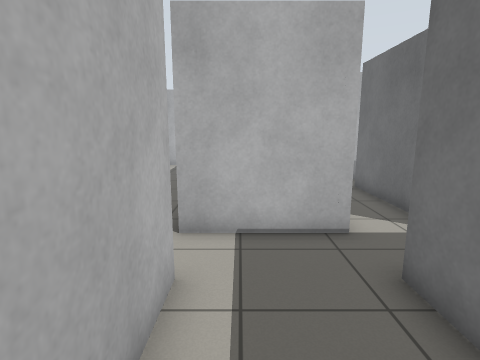
[1] (above)

16 first-person views from a walk through a Gazebo world. The camera is 1.2 m above the floor, tilts 10° down and sees 80° across. The floor is counted in squares, 0.5 m on a side. Each view is taken from the middle of a square. On the plan, view 1 faces up. The plan holds only what a view shows up to about 18 squares ahead; the rest is blank.

[2]
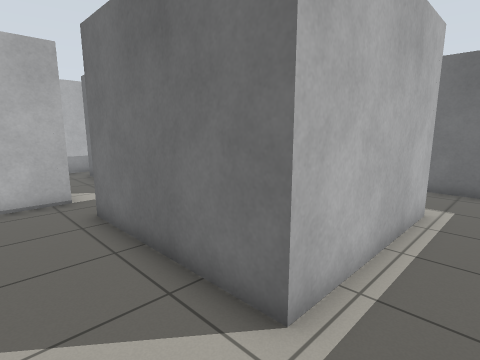

[3]
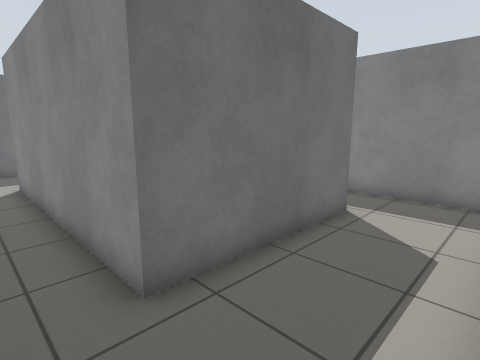

[4]
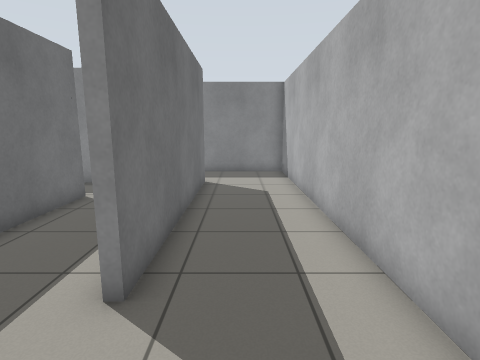

[5]
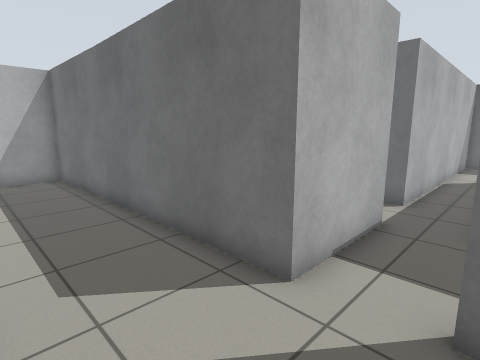

[6]
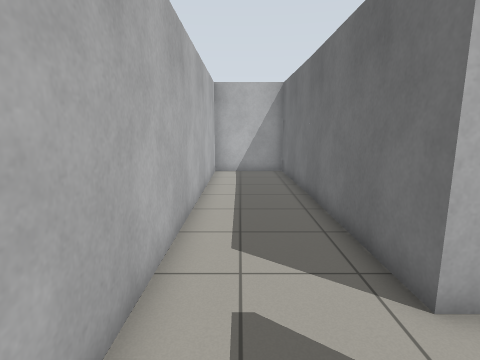

[7]
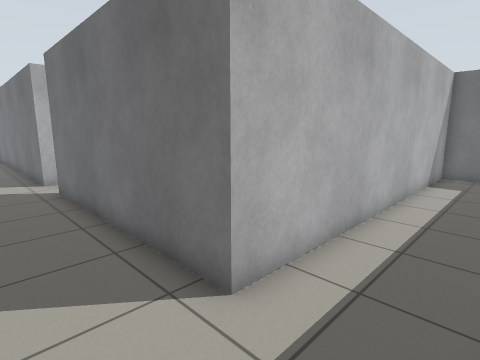

[8]
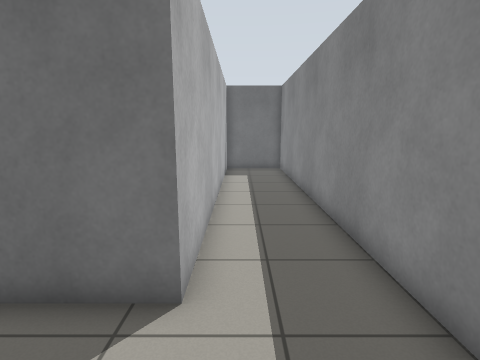

[9]
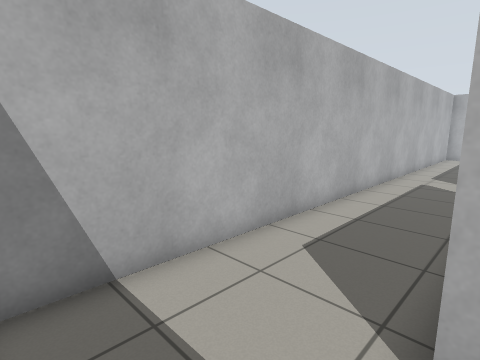

[10]
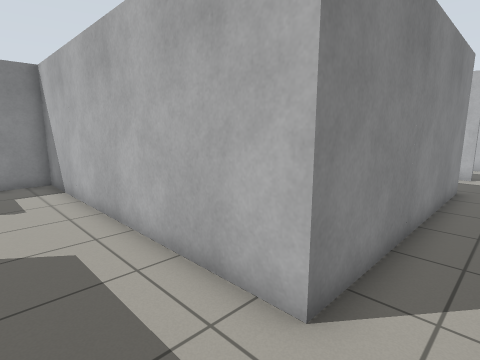

[11]
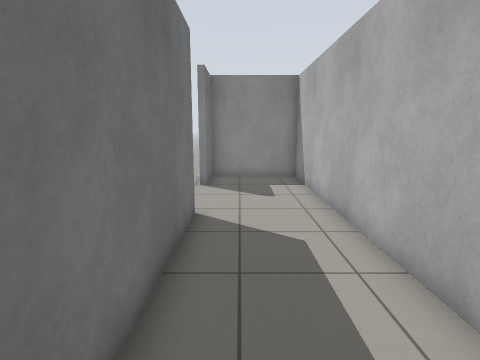

[12]
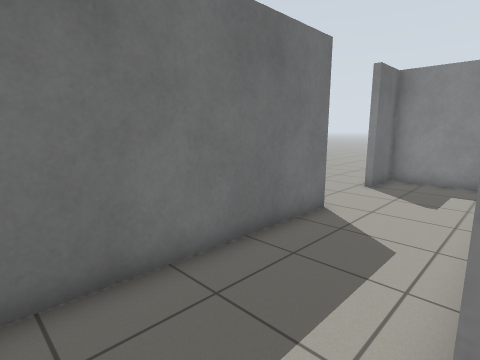

[13]
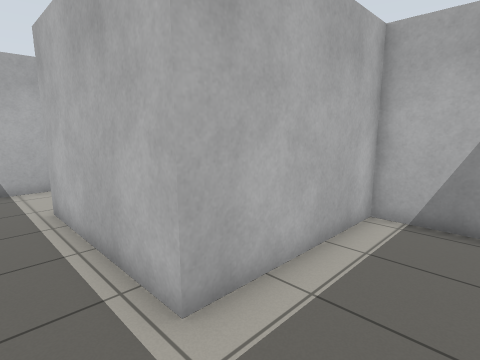

[14]
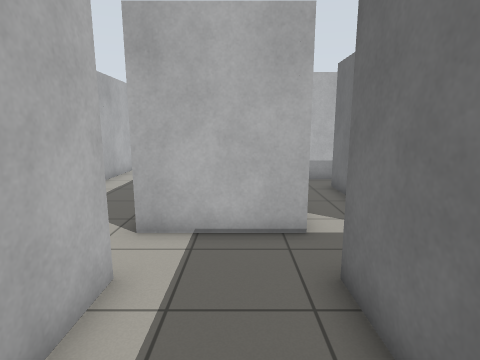

[15]
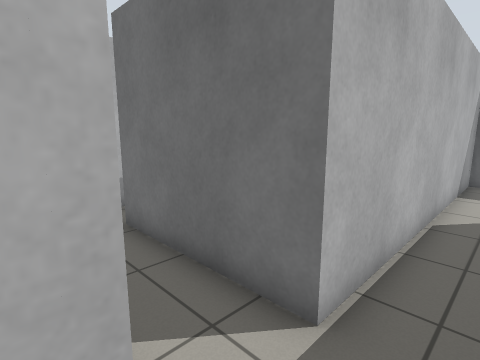

[16]
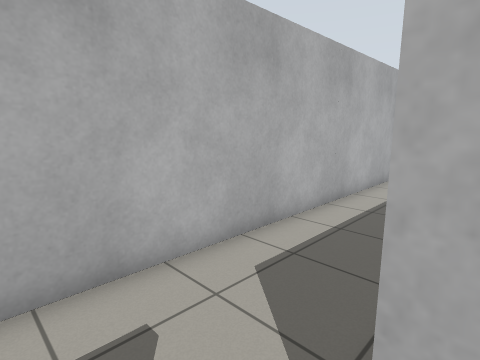

### Floor plan
Ten units are one square. View 1 is at (0, 0); x grows to the right and y downward. Boxes are objects, and circles mark ways between rooms. Rooms are numbered by the first view taken in them; rooms with no view inside come last. Other rooms are left out.
<svg viewBox="-59 -201 237 291">
<path fill="none" stroke="#000" d="M115 -40 91 -40 91 22 26 22 26 -43 131 -43 131 85 173 85 173 62M128 31 128 14M173 21 173 -64 49 -64 49 -121M26 -64 -4 -64M-11 -44 -11 -10M-11 14 -11 30M-3 49 41 49M57 -138 44 -138M-4 -64 -14 -64 -14 -196 -54 -196 -54 85 128 85 128 52 -14 52 -14 -44"/>
<circle cx="-10" cy="-55" r="3" fill="#2a7"/>
<text x="100" y="-20">1</text>
<text x="-20" y="-20">2</text>
</svg>
Room 1 opens to room 2.

Where each view was taken, in squares from view 1:
view 1: 0 up, 0 right, facing up
view 2: 4 down, 0 right, facing up-right
view 3: 6 up, 1 left, facing down-right
view 4: 8 up, 3 left, facing down
view 5: 4 up, 5 left, facing up-right
view 6: 3 up, 4 left, facing up
view 7: 8 down, 4 left, facing up-right
view 8: 6 down, 5 left, facing right
view 9: 8 down, 1 left, facing up-left
view 10: 6 up, 16 right, facing down-left
view 11: 6 up, 16 right, facing down
view 12: 6 up, 13 right, facing down-right
view 13: 4 down, 12 right, facing up-left
view 14: 0 up, 1 right, facing up
view 15: 5 up, 2 right, facing up-right
view 16: 5 up, 1 left, facing up-left
